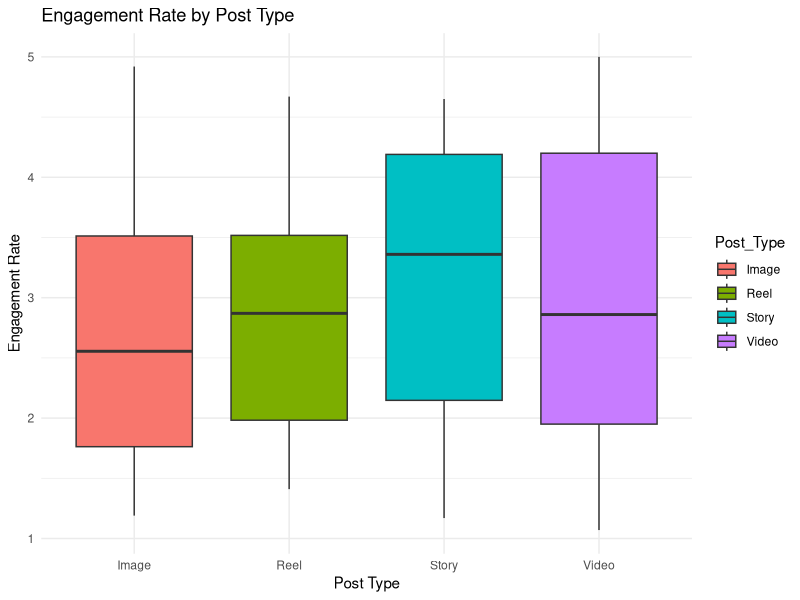
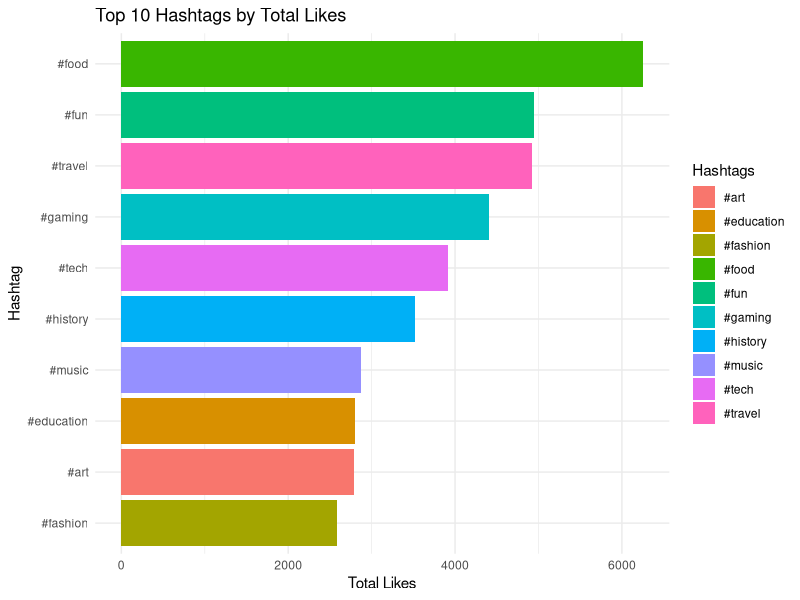
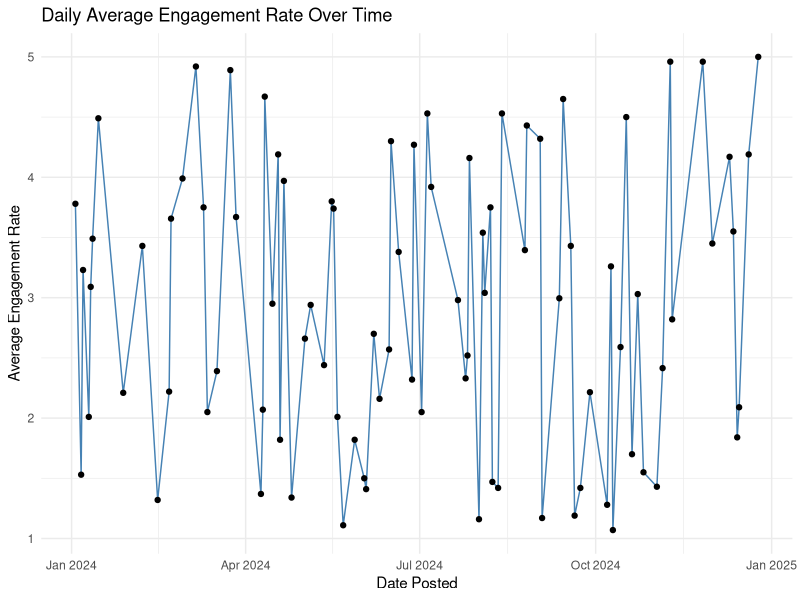
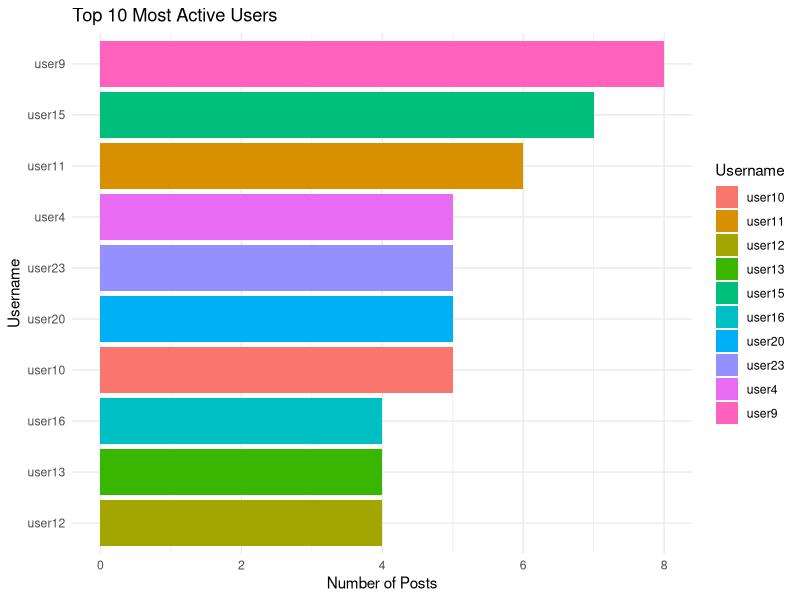

Generate these figures, in order, with R:
install.packages("tidyverse")  # includes ggplot2, dplyr, readr, etc.

# Load necessary libraries
library(ggplot2)
library(dplyr)
library(readr)
library(lubridate)

# Read the dataset
df <- read_csv("social_media_visualization.csv")

# Convert date column to Date format
df$Date_Posted <- as.Date(df$Date_Posted)

# 1️⃣ Chart 1: Average Engagement Rate by Post Type
ggplot(df, aes(x = Post_Type, y = Engagement_Rate, fill = Post_Type)) +
  geom_boxplot() +
  labs(title = "Engagement Rate by Post Type",
       x = "Post Type",
       y = "Engagement Rate") +
  theme_minimal()

# 2️⃣ Chart 2: Total Likes per Hashtag (Top 10)
top_hashtags <- df %>%
  group_by(Hashtags) %>%
  summarise(Total_Likes = sum(Likes)) %>%
  arrange(desc(Total_Likes)) %>%
  slice_head(n = 10)

ggplot(top_hashtags, aes(x = reorder(Hashtags, Total_Likes), y = Total_Likes, fill = Hashtags)) +
  geom_col() +
  coord_flip() +
  labs(title = "Top 10 Hashtags by Total Likes",
       x = "Hashtag",
       y = "Total Likes") +
  theme_minimal()

# 3️⃣ Chart 3: Engagement Rate Trend Over Time
df_daily <- df %>%
  group_by(Date_Posted) %>%
  summarise(Avg_Engagement = mean(Engagement_Rate))

ggplot(df_daily, aes(x = Date_Posted, y = Avg_Engagement)) +
  geom_line(color = "steelblue") +
  geom_point() +
  labs(title = "Daily Average Engagement Rate Over Time",
       x = "Date Posted",
       y = "Average Engagement Rate") +
  theme_minimal()

# 4️⃣ Chart 4: Most Active Users (by number of posts)
top_users <- df %>%
  count(Username, sort = TRUE) %>%
  slice_head(n = 10)

ggplot(top_users, aes(x = reorder(Username, n), y = n, fill = Username)) +
  geom_col() +
  coord_flip() +
  labs(title = "Top 10 Most Active Users",
       x = "Username",
       y = "Number of Posts") +
  theme_minimal()
